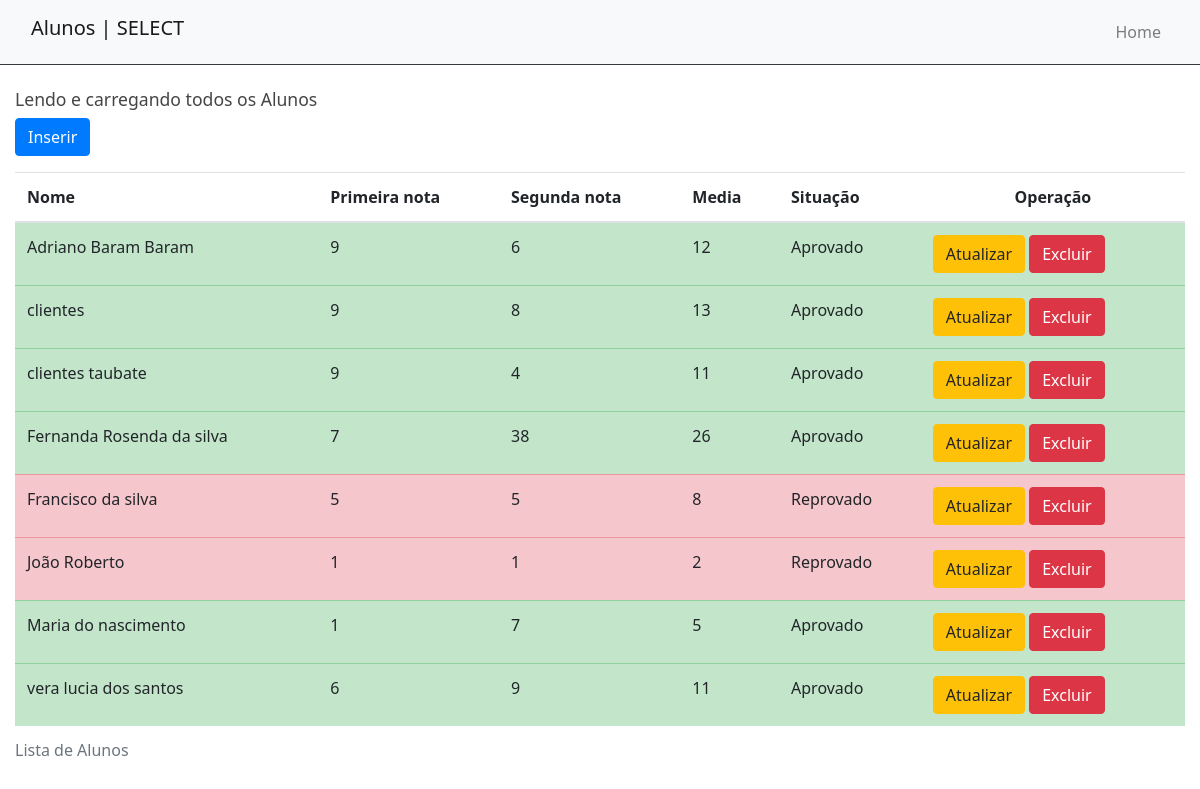
Screenshot of /admin/alunos/listar.php (signed in) with the database file from the repository.
### tables this page shows
CREATE TABLE `alunos` (
  `id` smallint(6) NOT NULL,
  `nome` varchar(80) NOT NULL,
  `p_nota` int(16) NOT NULL,
  `s_nota` int(90) NOT NULL,
  `media` int(100) NOT NULL,
  `situacao` text NOT NULL
);

### src/Banco.php (called while the page is built)
<?php
abstract class Banco {
    private static PDO $conexao;
    public static function conecta():PDO{
        $servidor = "localhost";
        $usuario = "root";
        $senha = "";
        $banco = "exemplo_vendas";
        try {
            self::$conexao = new PDO(
                "mysql:host=$servidor; dbname=$banco; charset=utf8",
                $usuario,
                $senha
            );
            self::$conexao->setAttribute(
                PDO::ATTR_ERRMODE, PDO::ERRMODE_EXCEPTION
            );
        } catch(Exception $erro){
            die("Erro: ". $erro->getMessage());
        }
        return self::$conexao;
    }
}

### src/Alunos.php (called while the page is built, shortened)
<?php
require_once "Banco.php";
class Aluno {
    private PDO $conexao;
    public function __construct(){
        $this->conexao = Banco::conecta();
    }
    public function lerAlunos():array {
        $sql = "SELECT * FROM alunos ORDER BY nome";
                try {
            $consulta = $this->conexao->prepare($sql);
            $consulta->execute();
            $resultado = $consulta->fetchAll(PDO::FETCH_ASSOC);
        } catch (Exception $erro) {
            die( "Erro: " .$erro->getMessage());
        }
        return $resultado;
    }
}

### admin/alunos/listar.php (the view, shortened to what this page needs)
<?php
require_once "../../src/Alunos.php";
$aluno = new Aluno;
$listaDeAlunos = $aluno->lerAlunos();
?>
<!DOCTYPE html>
<html lang="pt-br">
<head>
<link rel="stylesheet" href="https://cdn.jsdelivr.net/npm/bootstrap@4.6.0/dist/css/bootstrap.min.css">
<link href="../../css/style.css" rel="stylesheet">
</head>
<body>
<header class="sticky-top border-bottom border-dark">
  <nav class="navbar navbar-expand-lg navbar-light bg-light">
    <div class="container">
      <h1 class="navbar-brand">Alunos | SELECT</h1>
      <div class="collapse navbar-collapse" id="navbarNav">
        <ul class="navbar-nav ml-auto">
          <li class="nav-item">
            <a class="nav-link" href="../index.php">Home</a>
          </li>
        </ul>
      </div>
    </div>
  </nav>
</header>
<div class="container my-4">
    <h2>Lendo e carregando todos os Alunos</h2>
    <p><a class="btn btn-primary" href="inserir.php">Inserir</a></p>
    <table class="table table-striped table-hover">
        <caption> Lista de Alunos </caption>
        <thead>
            <tr>
                <th>Nome</th>
                <th>Primeira nota</th>
                <th>Segunda nota</th>
                <th>Media</th>
                <th>Situação</th>
                <th class="text-center">Operação</th>
            </tr>
        </thead>
<tbody>
<?php foreach($listaDeAlunos as $dadosAluno) { ?>
<tr class="<?php if($dadosAluno['situacao'] == 'Aprovado'){echo "table-success";}else{echo "table-danger";}?>">
  <td><?=$dadosAluno['nome']?></td>
  <td><?=$dadosAluno['p_nota']?></td>
  <td><?=$dadosAluno['s_nota']?></td>
  <td><?=$dadosAluno['media']?></td>
  <td><?=$dadosAluno['situacao']?></td>
  <td>
  <a class="btn btn-warning" onclick="return confirm('Tem certeza que deseja Atualizar os dados')" href="atualizar.php?id=<?=$dadosAluno['id']?>">Atualizar</a>
  <a class="btn btn-danger" onclick="return confirm('Tem certeza que deseja Excluir este registro?')" href="excluir.php?id=<?=$dadosAluno['id']?>">Excluir</a>
  </td>
</tr>
<?php } ?>
</tbody>
</table>
</div>
</body>
</html>

### css/style.css (style rules this page uses)
html { font-size: 16px; }
body { font-family: "Segoe UI", Arial, sans-serif; }
.container { max-width: 1200px; width: 100%; margin: auto; }
h2 { font-size: 1.1rem; color: #454545; }
a { text-decoration: none; color: blue; }

### rows the page displays
alunos: nome "Adriano Baram Baram", p_nota "9", s_nota "6", media "12", situacao "Aprovado"
alunos: nome "clientes", p_nota "9", s_nota "8", media "13", situacao "Aprovado"
alunos: nome "clientes taubate", p_nota "9", s_nota "4", media "11", situacao "Aprovado"
alunos: nome "Fernanda Rosenda da silva", p_nota "7", s_nota "38", media "26", situacao "Aprovado"
alunos: nome "Francisco da silva", p_nota "5", s_nota "5", media "8", situacao "Reprovado"
alunos: nome "João Roberto", p_nota "1", s_nota "1", media "2", situacao "Reprovado"
alunos: nome "Maria do nascimento", p_nota "1", s_nota "7", media "5", situacao "Aprovado"
alunos: nome "vera lucia dos santos", p_nota "6", s_nota "9", media "11", situacao "Aprovado"
